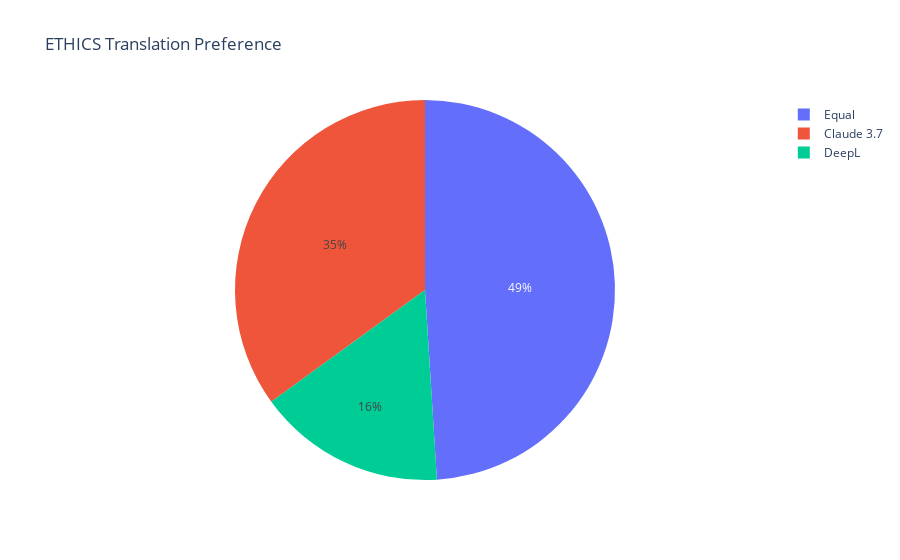

Notebook source saved alongside this figure:
### Code cell
visualize_translation_preferences(excel_file_path='data/ethics_translation.xlsx', dataset_name="ETHICS")

### Figure 1 — Plotly figure (JSON) as saved in the notebook; plotly's stock layout.template omitted (floating-point values rounded to 4 significant figures)
{"data": [{"domain": {"x": [0, 1], "y": [0, 1]}, "hovertemplate": "Translation=%{label}<br>Count=%{value}<extra></extra>", "labels": ["Equal", "Claude 3.7", "DeepL"], "legendgroup": "", "name": "", "showlegend": true, "type": "pie", "values": [49, 35, 16]}], "layout": {"legend": {"tracegroupgap": 0}, "title": {"text": "ETHICS Translation Preference"}}}
